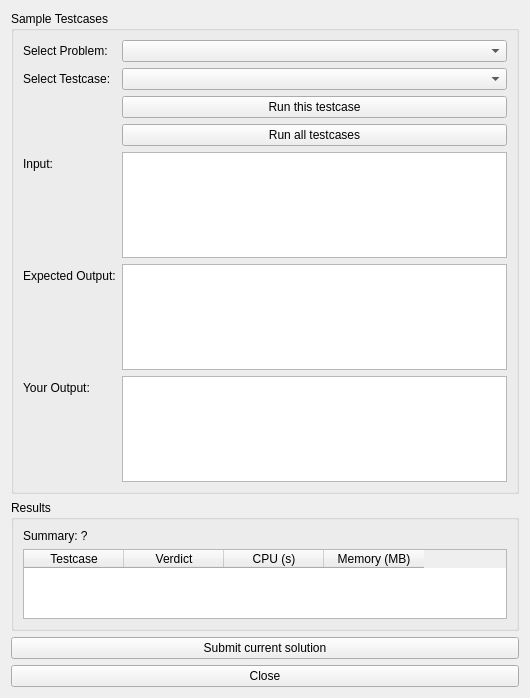
<?xml version="1.0" encoding="UTF-8"?>
<ui version="4.0">
 <class>runTestcases</class>
 <widget class="QWidget" name="runTestcases">
  <property name="geometry">
   <rect>
    <x>0</x>
    <y>0</y>
    <width>530</width>
    <height>698</height>
   </rect>
  </property>
  <property name="windowTitle">
   <string>Testcases</string>
  </property>
  <property name="windowIcon">
   <iconset theme="QIcon::ThemeIcon::MediaSkipForward"/>
  </property>
  <layout class="QVBoxLayout" name="verticalLayout_2">
   <item>
    <widget class="QGroupBox" name="groupBox_2">
     <property name="title">
      <string>Sample Testcases</string>
     </property>
     <layout class="QFormLayout" name="formLayout">
      <item row="0" column="0">
       <widget class="QLabel" name="label">
        <property name="text">
         <string>Select Problem:</string>
        </property>
       </widget>
      </item>
      <item row="0" column="1">
       <widget class="QComboBox" name="SelectProblem_comboBox"/>
      </item>
      <item row="1" column="0">
       <widget class="QLabel" name="label_2">
        <property name="text">
         <string>Select Testcase:</string>
        </property>
       </widget>
      </item>
      <item row="1" column="1">
       <widget class="QComboBox" name="SelectTestcase_comboBox"/>
      </item>
      <item row="2" column="1">
       <widget class="QPushButton" name="runThisTestcase_pushButton">
        <property name="text">
         <string>Run this testcase</string>
        </property>
       </widget>
      </item>
      <item row="3" column="1">
       <widget class="QPushButton" name="runAllTestcases_pushButton_2">
        <property name="text">
         <string>Run all testcases</string>
        </property>
       </widget>
      </item>
      <item row="4" column="0">
       <widget class="QLabel" name="label_5">
        <property name="text">
         <string>Input:</string>
        </property>
       </widget>
      </item>
      <item row="5" column="0">
       <widget class="QLabel" name="label_6">
        <property name="text">
         <string>Expected Output:</string>
        </property>
       </widget>
      </item>
      <item row="5" column="1">
       <widget class="QTextEdit" name="testcaseExpectedOutput_textEdit">
        <property name="readOnly">
         <bool>true</bool>
        </property>
       </widget>
      </item>
      <item row="4" column="1">
       <widget class="QTextEdit" name="testcaseInput_textEdit_2">
        <property name="readOnly">
         <bool>true</bool>
        </property>
       </widget>
      </item>
      <item row="6" column="0">
       <widget class="QLabel" name="label_4">
        <property name="text">
         <string>Your Output:</string>
        </property>
       </widget>
      </item>
      <item row="6" column="1">
       <widget class="QTextEdit" name="studentOutput_textEdit_3">
        <property name="readOnly">
         <bool>true</bool>
        </property>
       </widget>
      </item>
     </layout>
    </widget>
   </item>
   <item>
    <widget class="QGroupBox" name="groupBox">
     <property name="title">
      <string>Results</string>
     </property>
     <layout class="QVBoxLayout" name="verticalLayout">
      <item>
       <widget class="QLabel" name="label_3">
        <property name="text">
         <string>Summary: ?</string>
        </property>
       </widget>
      </item>
      <item>
       <widget class="QTableWidget" name="tableWidget">
        <column>
         <property name="text">
          <string>Testcase</string>
         </property>
        </column>
        <column>
         <property name="text">
          <string>Verdict</string>
         </property>
        </column>
        <column>
         <property name="text">
          <string>CPU (s)</string>
         </property>
        </column>
        <column>
         <property name="text">
          <string>Memory (MB)</string>
         </property>
        </column>
       </widget>
      </item>
     </layout>
    </widget>
   </item>
   <item>
    <widget class="QPushButton" name="submitCurrentSolution_pushButton">
     <property name="text">
      <string>Submit current solution</string>
     </property>
    </widget>
   </item>
   <item>
    <widget class="QPushButton" name="closeButton">
     <property name="text">
      <string>Close</string>
     </property>
    </widget>
   </item>
  </layout>
 </widget>
 <resources/>
 <connections/>
</ui>
